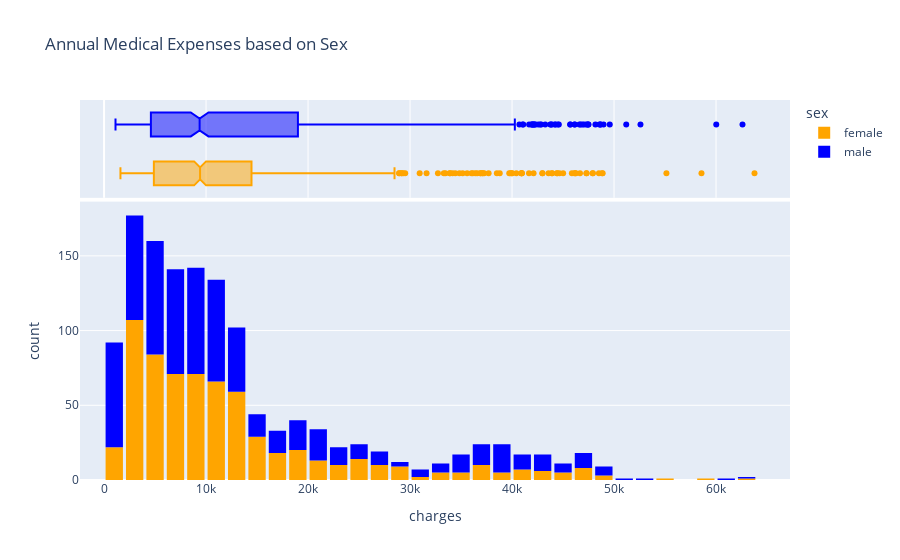

Write notebook code for a chart like this one.
### Code cell
fig=px.histogram(medical_df,
                 x='charges',
                 marginal='box',
                 color='sex',
                 color_discrete_sequence=['orange','blue'],
                 title='Annual Medical Expenses based on Sex')
fig.update_layout(bargap=0.15)

### Figure 1 — Plotly figure (JSON) as saved in the notebook; plotly's stock layout.template omitted (floating-point values rounded to 4 significant figures; data arrays with more than 128 entries replaced by an {"elided": "..."} marker saying what was removed)
{"data": [{"alignmentgroup": "True", "bingroup": "x", "hovertemplate": "sex=female<br>charges=%{x}<br>count=%{y}<extra></extra>", "legendgroup": "female", "marker": {"color": "orange", "pattern": {"shape": ""}}, "name": "female", "offsetgroup": "female", "orientation": "v", "showlegend": true, "type": "histogram", "x": {"elided": "662 float values"}, "xaxis": "x", "yaxis": "y"}, {"alignmentgroup": "True", "hovertemplate": "sex=female<br>charges=%{x}<extra></extra>", "legendgroup": "female", "marker": {"color": "orange"}, "name": "female", "notched": true, "offsetgroup": "female", "showlegend": false, "type": "box", "x": {"elided": "662 float values"}, "xaxis": "x2", "yaxis": "y2"}, {"alignmentgroup": "True", "bingroup": "x", "hovertemplate": "sex=male<br>charges=%{x}<br>count=%{y}<extra></extra>", "legendgroup": "male", "marker": {"color": "blue", "pattern": {"shape": ""}}, "name": "male", "offsetgroup": "male", "orientation": "v", "showlegend": true, "type": "histogram", "x": {"elided": "676 float values"}, "xaxis": "x", "yaxis": "y"}, {"alignmentgroup": "True", "hovertemplate": "sex=male<br>charges=%{x}<extra></extra>", "legendgroup": "male", "marker": {"color": "blue"}, "name": "male", "notched": true, "offsetgroup": "male", "showlegend": false, "type": "box", "x": {"elided": "676 float values"}, "xaxis": "x2", "yaxis": "y2"}], "layout": {"bargap": 0.15, "barmode": "relative", "legend": {"title": {"text": "sex"}, "tracegroupgap": 0}, "title": {"text": "Annual Medical Expenses based on Sex"}, "xaxis": {"anchor": "y", "domain": [0, 1], "title": {"text": "charges"}}, "xaxis2": {"anchor": "y2", "domain": [0, 1], "matches": "x", "showgrid": true, "showticklabels": false}, "yaxis": {"anchor": "x", "domain": [0, 0.7326], "title": {"text": "count"}}, "yaxis2": {"anchor": "x2", "domain": [0.7426, 1], "matches": "y2", "showgrid": false, "showline": false, "showticklabels": false, "ticks": ""}}}
